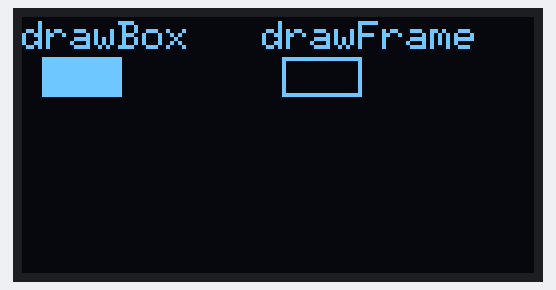
The sketch below on a simulated Arduino Uno, built with avr-gcc and run on an emulated ATmega328P. Shown: 128×64 one-colour display.

Above: at 0.1 s.
At 1.7 s:
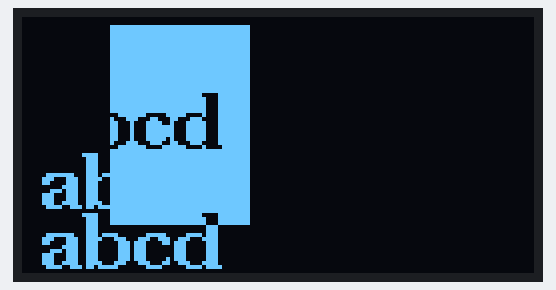

Measured:
- what the display in image 0 shows lasts 1.5 s, from 0.1 s to 1.6 s

The sketch:

I2C_OLED_FIrst.ino
```cpp
#include <U8g2lib.h>
#include <Wire.h>
U8G2_SSD1306_128X64_NONAME_F_HW_I2C u8g2(U8G2_R0, U8X8_PIN_NONE);
const char COPYRIGHT_SYMBOL[] = { 0xa9, '\0' };

void u8g2_prepare() {
  u8g2.setFont(u8g2_font_6x10_tf);
  u8g2.setFontRefHeightExtendedText();
  u8g2.setDrawColor(1);
  u8g2.setFontPosTop();
  u8g2.setFontDirection(0);
}
//https://github.com/olikraus/u8g2/wiki/u8g2reference
void u8g2_box_frame() {
  u8g2.drawStr(0, 0, "drawBox");
  u8g2.drawBox(5, 10, 20, 10);
  u8g2.drawStr(60, 0, "drawFrame");
  u8g2.drawFrame(65, 10, 20, 10);
}

void DrawCustom() {
  u8g2.setFontMode(1);  /* activate transparent font mode */
  u8g2.setDrawColor(1); /* color 1 for the box */
  u8g2.drawBox(22, 2, 35, 50);
  u8g2.setFont(u8g2_font_ncenB14_tf);
  u8g2.setDrawColor(0);
  u8g2.drawStr(5, 18, "abcd");
  u8g2.setDrawColor(1);
  u8g2.drawStr(5, 33, "abcd");
  u8g2.setDrawColor(2);
  u8g2.drawStr(5, 48, "abcd");
}

void setup(void) {
  u8g2.begin();
  u8g2_prepare();
}
void loop(void) {
  u8g2.clearBuffer();
  u8g2_prepare();
  u8g2_box_frame();
  u8g2.sendBuffer();
  delay(1500);
  u8g2.clearBuffer();
  DrawCustom();
  u8g2.sendBuffer();
  delay(1500);
}
```
